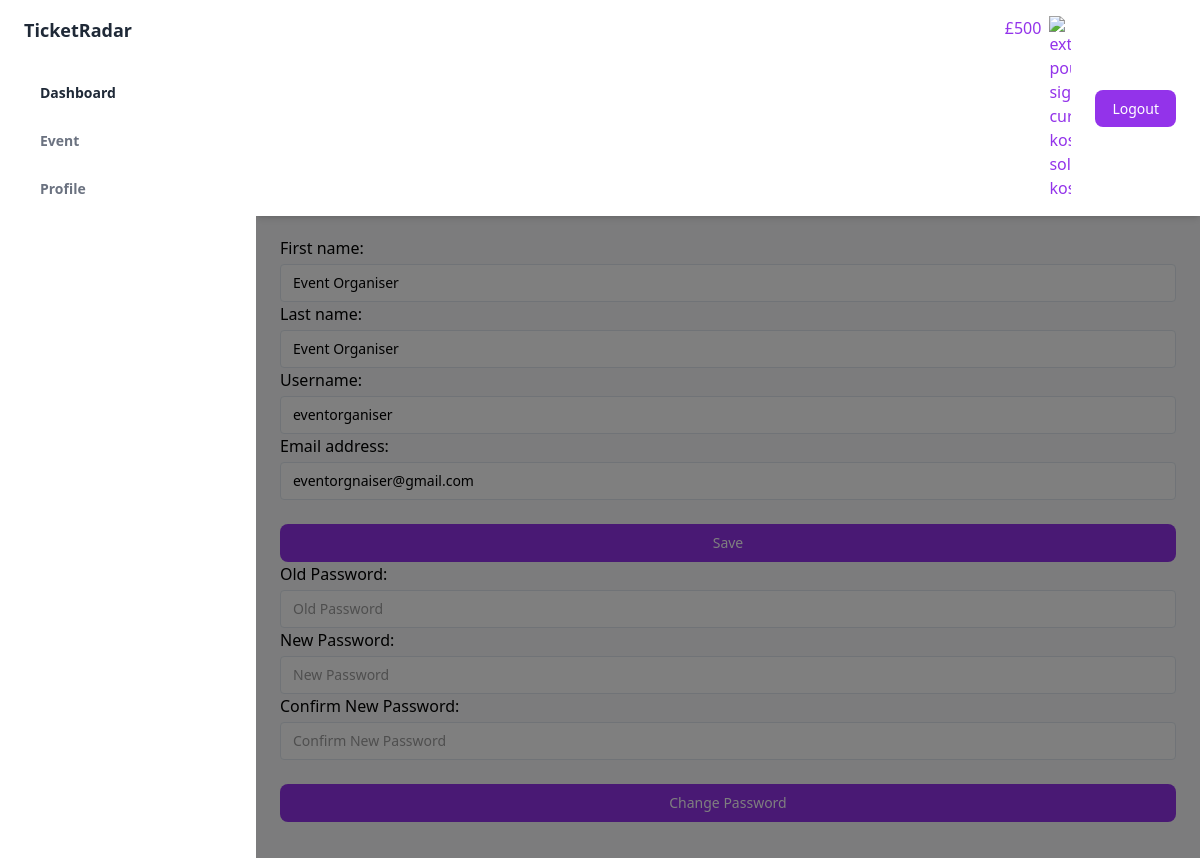
Screenshot of /profile/ (signed in) with the database file from the repository.
### account/models.py (models this page shows, shortened)
class Account(AbstractUser):
    is_event_organizer = models.BooleanField(default=False)
    amount = models.IntegerField(default=0)

### account/views.py (the view)
# urls.py: path('profile/',views.profile,name='profile'),
@login_required
def profile(request):
    user = Account.objects.get(username=request.user.username)
    if request.method == 'POST':
        form = UserProfileUpdateForm(request.POST, instance=user)
        if form.is_valid():
            old_password = form.cleaned_data.get('old_password')
            new_password1 = form.cleaned_data.get('new_password1')
            new_password2 = form.cleaned_data.get('new_password2')
            if old_password and new_password1 and new_password2:
                user.set_password(new_password1)
                user.save()
                update_session_auth_hash(request, user)
                messages.success(request, 'Your account has been updated Successfully.')
                return redirect('profile')
            form.save()
            return redirect('profile')
    else:
        form = UserProfileUpdateForm(instance=user)
    return render(request,'account/profile.html',{'user':user,'form':form})

### account/forms.py (shortened to what this page needs)
class UserProfileUpdateForm(UserChangeForm):
    old_password = forms.CharField(widget=forms.PasswordInput(), required=False, label='Old Password')
    new_password1 = forms.CharField(widget=forms.PasswordInput(), required=False, label='New Password')
    new_password2 = forms.CharField(widget=forms.PasswordInput(), required=False, label='Confirm New Password')
    class Meta:
        model = Account
        fields = ['first_name', 'last_name','username' ,'email']
    def __init__(self, *args, **kwargs):
        super(UserProfileUpdateForm, self).__init__(*args, **kwargs)
        for field in self.fields:
            self.fields[field].widget.attrs['class'] = 'block w-full mt-1 text-sm dark:border-gray-600 dark:bg-gray-700 focus:border-purple-400 focus:outline-none focus:shadow-outline-purple dark:text-gray-300 dark:focus:shadow-outline-gray form-input'
            self.fields[field].widget.attrs[
                'placeholder'] = self.fields[field].label

### template/account/profile.html (shortened to what this page needs)
{% extends "base.html" %}
{% block content %}
<section>
  <div class="container py-5">
    <div class="row">
      <div class="col-lg-8">
        <form method="post">
          <div class="row">
            <div class="col-md-12">
              <div class="card mb-4 mb-md-0">
                <div class="card-body">
                  <div class="row">
                    <div class="col-md-7">
                      <div>
                        <label for="id_first_name">First name:</label>
                        {{form.first_name}}
                      </div>
                      <div>
                        <label for="id_last_name">Last name:</label>
                        {{form.last_name}}
                      </div>
                      <div>
                        <label for="id_last_name">Username:</label>
                        {{form.username}}
                      </div>
                      <div>
                        <label for="id_email">Email address:</label>
                        {{form.email}}
                      </div>
                      <div class="pt-2">
                        <button type="submit" class="block w-full px-4 py-2 mt-4 text-sm font-medium leading-5 text-center text-white transition-colors duration-150 bg-purple-600 border border-transparent rounded-lg active:bg-purple-600 hover:bg-purple-700 focus:outline-none focus:shadow-outline-purple">
                          Save
                        </button>
                      </div>
                    </div>
                    <div class="col-md-5">
                      <div>
                        <label for="id_old_password">Old Password:</label>
                        {{form.old_password}}
                      </div>
                      <div>
                        <label for="id_new_password1">New Password:</label>
                        {{form.new_password1}}
                      </div>
                      <div>
                        <label for="id_new_password2">Confirm New Password:</label>
                        {{form.new_password2}}
                      </div>
                      <div class="pt-2">
                        <button type="submit" class="block w-full px-4 py-2 mt-4 text-sm font-medium leading-5 text-center text-white transition-colors duration-150 bg-purple-600 border border-transparent rounded-lg active:bg-purple-600 hover:bg-purple-700 focus:outline-none focus:shadow-outline-purple">
                          Change Password
                        </button>
                      </div>
                    </div>
                  </div>
                </div>
              </div>
            </div>
          </div>
        </form>
      </div>
    </div>
  </div>
</section>
{% endblock content %}

### template/base.html (shortened to what this page needs)
{%load static%}
<!DOCTYPE html>
<html :class="{ 'theme-dark': dark }" x-data="data()" lang="en">
<head>
  <link rel="stylesheet" href="{% static './assets/css/tailwind.output.css' %}" />
  <link rel="stylesheet" href="https://cdnjs.cloudflare.com/ajax/libs/Chart.js/2.9.3/Chart.min.css" />
  <script src="https://cdn.tailwindcss.com"></script>
</head>
<body>
  <div class="flex h-screen bg-gray-50 dark:bg-gray-900" :class="{ 'overflow-hidden': isSideMenuOpen }">
    <aside class="z-20 hidden w-64 overflow-y-auto bg-white dark:bg-gray-800 md:block flex-shrink-0">
      <div class="py-4 text-gray-500 dark:text-gray-400">
        <a class="ml-6 text-lg font-bold text-gray-800 dark:text-gray-200" href="#">
          TicketRadar
        </a>
        {% if request.user.is_authenticated%}
        <ul class="mt-6">
          <li class="relative px-6 py-3">
            <a class="inline-flex items-center w-full text-sm font-semibold text-gray-800 transition-colors duration-150 hover:text-gray-800 dark:hover:text-gray-200 dark:text-gray-100"
              href="/dashboard/">
              <span class="ml-4">Dashboard</span>
            </a>
          </li>
        </ul>
        <ul>
          <li class="relative px-6 py-3">
            <a class="inline-flex items-center w-full text-sm font-semibold transition-colors duration-150 hover:text-gray-800 dark:hover:text-gray-200"
              href="/event/">
              <span class="ml-4">Event</span>
            </a>
          </li>
          <li class="relative px-6 py-3">
            <a class="inline-flex items-center w-full text-sm font-semibold transition-colors duration-150 hover:text-gray-800 dark:hover:text-gray-200"
              href="/profile/">
              <span class="ml-4">Profile</span>
            </a>
          </li>
        </ul>
        {%endif%}
      </div>
    </aside>
    <div x-show="isSideMenuOpen" x-transition:enter="transition ease-in-out duration-150"
      x-transition:enter-start="opacity-0" x-transition:enter-end="opacity-100"
      x-transition:leave="transition ease-in-out duration-150" x-transition:leave-start="opacity-100"
      x-transition:leave-end="opacity-0"
      class="fixed inset-0 z-10 flex items-end bg-black bg-opacity-50 sm:items-center sm:justify-center"></div>
    <div class="flex flex-col flex-1 w-full">
      <header class="z-10 py-4 bg-white shadow-md dark:bg-gray-800">
        <div
          class="container flex items-center justify-between h-full px-6 mx-auto text-purple-600 dark:text-purple-300">
          <ul class="flex items-center flex-shrink-0 space-x-6">
            {% if request.user.is_authenticated %}
            <li class="flex gap-2">
              £{{request.user.amount}}
              <img width="22" height="22" src="https://img.icons8.com/external-kosonicon-solid-kosonicon/48/external-pound-sign-currency-kosonicon-solid-kosonicon.png" alt="external-pound-sign-currency-kosonicon-solid-kosonicon"/>
            </li>
            <li class="relative">
              <a href="/logout/"
                class="px-4 py-2 text-sm font-medium leading-5 text-white transition-colors duration-150 bg-purple-600 border border-transparent rounded-lg active:bg-purple-600 hover:bg-purple-700 focus:outline-none focus:shadow-outline-purple"
                @click="toggleProfileMenu" @keydown.escape="closeProfileMenu" aria-label="Account" aria-haspopup="true">
                Logout
              </a>
            </li>
            {%endif%}
          </ul>
        </div>
      </header>
      <main class="h-full overflow-y-auto">
        <div class="container px-6 mx-auto grid">
          {% block content%}
          {%endblock%}
        </div>
      </main>
    </div>
  </div>
</body>
</html>

### rows the page displays
Account: user.amount "500", first_name "Event Organiser", last_name "Event Organiser", username "eventorganiser", email "eventorgnaiser@gmail.com"
